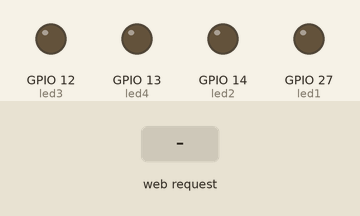
The sketch below on a simulated ESP32. On the bench: output pins drawn as LEDs (lit = HIGH). The test bench sets the inputs (shaded band). WiFi joins after 1.5 s; servers stay silent unless stated; what the sketch prints to the serial monitor is not drawn.

Above: at 3.7 s.
3.8 s: HTTP request GET /led1/on received
At 4.7 s:
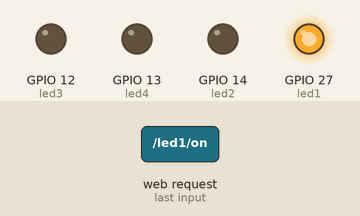
5.3 s: HTTP request GET /led2/on received
At 5.9 s:
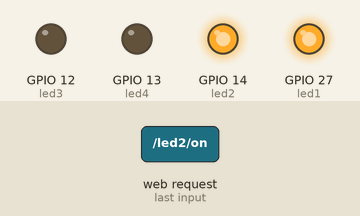
6.8 s: HTTP request GET /led1/off received
At 8.0 s:
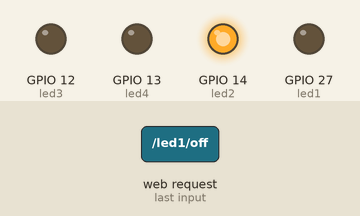
8.3 s: HTTP request GET /led3/on received
At 9.4 s:
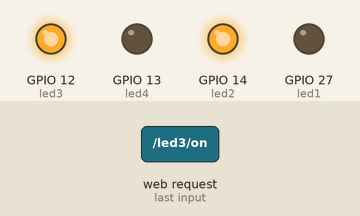
9.8 s: HTTP request GET /led2/off received
At 10.5 s:
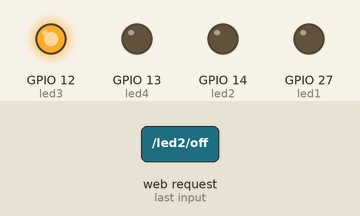
11.3 s: HTTP request GET /led4/on received
At 11.7 s:
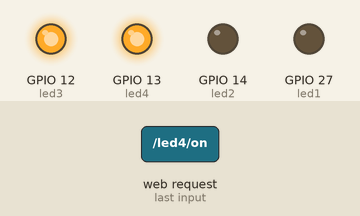
Timing chart, 0 to 13.8 s (numbered marks = the images above; inputs shaded):
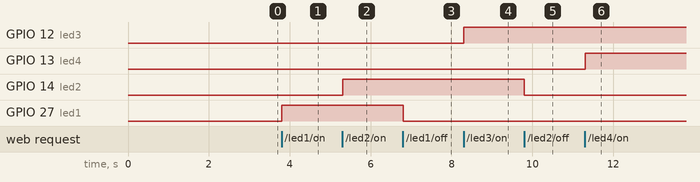

Measured:
- after the input at 3.8 s, GPIO 27 (led1): LOW → HIGH at once
- after the input at 5.3 s, GPIO 14 (led2): LOW → HIGH at once
- after the input at 6.8 s, GPIO 27 (led1): HIGH → LOW at once
- after the input at 8.3 s, GPIO 12 (led3): LOW → HIGH at once
- after the input at 9.8 s, GPIO 14 (led2): HIGH → LOW at once
- after the input at 11.3 s, GPIO 13 (led4): LOW → HIGH at once

The sketch:

Ledcontrol_webserver.ino
```cpp
  #include <WiFi.h>
  // Replace with your network credentials
  const char* ssid = "YOUR_WIFI_NAME";
const char* password = "YOUR_PASSWORD";
  // Set web server port number to 80
  WiFiServer server(80);
  // Variable to store the HTTP request
  String header;
  // Auxiliary variables to store the current output state
  String led1_state = "off";
  String led2_state = "off";
  String led3_state = "off";
  String led4_state = "off";
  // Assign output variables to GPIO pins
  const int led1 = 27;
  const int led2 = 14;
  const int led3 = 12;
  const int led4 = 13;
  // Current time
  unsigned long currentTime = millis();
  // Previous time
  unsigned long previousTime = 0;
  // Define timeout time in milliseconds (example: 2000ms = 2s)
  const long timeoutTime = 2000;

  void setup() {
    Serial.begin(115200);
    delay(1000);

    pinMode(led1, OUTPUT);     // Initialize the output variables as outputs
    pinMode(led2, OUTPUT);
    pinMode(led3, OUTPUT);
    pinMode(led4, OUTPUT);

    digitalWrite(led1, LOW);    // Set outputs to LOW
    digitalWrite(led2, LOW);
    digitalWrite(led3, LOW);
    digitalWrite(led4, LOW);

    Serial.print("Connecting to ");  // Connect to Wi-Fi network with SSID and password
    Serial.println(ssid);
    WiFi.begin(ssid, password);

    int attempt = 0;
    while (WiFi.status() != WL_CONNECTED && attempt < 20) {
      delay(500);
      Serial.print(".");
      attempt++;
    }

    if (WiFi.status() == WL_CONNECTED) {
      // Print local IP address and start web server
      Serial.println("");
      Serial.println("WiFi connected.");
      Serial.println("IP address: ");
      Serial.println(WiFi.localIP());
      server.begin();
    } else {
      Serial.println("");
      Serial.println("Failed to connect to WiFi.");
    }
  }

  void loop() {
    WiFiClient client = server.available();   // Listen for incoming clients

    if (client) {                             // If a new client connects,
      currentTime = millis();
      previousTime = currentTime;
      Serial.println("New Client.");          // Print a message out in the serial port
      String currentLine = "";                // Make a String to hold incoming data from the client
      while (client.connected() && currentTime - previousTime <= timeoutTime) {  // Loop while the client's connected
        currentTime = millis();
        if (client.available()) {             // If there's bytes to read from the client,
          char c = client.read();             // Read a byte, then
          Serial.write(c);                    // Print it out the serial monitor
          header += c;
          if (c == '\n') {                    // If the byte is a newline character
            // If the current line is blank, you got two newline characters in a row.
            // That's the end of the client HTTP request, so send a response:
            if (currentLine.length() == 0) {
              // HTTP headers always start with a response code (e.g. HTTP/1.1 200 OK)
              // and a content-type so the client knows what's coming, then a blank line:
              client.println("HTTP/1.1 200 OK");
              client.println("Content-type:text/html");
              client.println("Connection: close");
              client.println();

              // Turns the GPIOs on and off
              if (header.indexOf("GET /led1/on") >= 0) {
                Serial.println("LED 1 on");
                led1_state = "on";
                digitalWrite(led1, HIGH);
              } else if (header.indexOf("GET /led1/off") >= 0) {
                Serial.println("LED 1 off");
                led1_state = "off";
                digitalWrite(led1, LOW);
              } else if (header.indexOf("GET /led2/on") >= 0) {
                Serial.println("LED 2 on");
                led2_state = "on";
                digitalWrite(led2, HIGH);
              } else if (header.indexOf("GET /led2/off") >= 0) {
                Serial.println("LED 2 off");
                led2_state = "off";
                digitalWrite(led2, LOW);
              } else if (header.indexOf("GET /led3/on") >= 0) {
                Serial.println("LED 3 on");
                led3_state = "on";
                digitalWrite(led3, HIGH);
              } else if (header.indexOf("GET /led3/off") >= 0) {
                Serial.println("LED 3 off");
                led3_state = "off";
                digitalWrite(led3, LOW);
              } else if (header.indexOf("GET /led4/on") >= 0) {
                Serial.println("LED 4 on");
                led4_state = "on";
                digitalWrite(led4, HIGH);
              } else if (header.indexOf("GET /led4/off") >= 0) {
                Serial.println("LED 4 off");
                led4_state = "off";
                digitalWrite(led4, LOW);
              }

              // Display the HTML web page
              client.println("<!DOCTYPE html><html>");
              client.println("<head><meta name=\"viewport\" content=\"width=device-width, initial-scale=1\">");
              client.println("<link rel=\"icon\" href=\"data:,\">");
              // CSS to style the on/off buttons
              // Feel free to change the background-color and font-size attributes to fit your preferences
              client.println("<style>html { font-family: Helvetica; display: inline-block; margin: 0px auto; text-align: center;}");
              client.println(".button { background-color: #4CAF50; border: none; color: white; padding: 16px 40px;");
              client.println("text-decoration: none; font-size: 30px; margin: 2px; cursor: pointer;}");
              client.println(".button2 {background-color: #555555;}</style></head>");

              // Web Page Heading
              client.println("<body><h1>ESP32 Web Server</h1>");

              // Display current state, and ON/OFF buttons for each LED
              client.println("<p>LED 1 - State " + led1_state + "</p>");
              if (led1_state == "off") {
                client.println("<p><a href=\"/led1/on\"><button class=\"button\">ON</button></a></p>");
              } else {
                client.println("<p><a href=\"/led1/off\"><button class=\"button button2\">OFF</button></a></p>");
              }

              client.println("<p>LED 2 - State " + led2_state + "</p>");
              if (led2_state == "off") {
                client.println("<p><a href=\"/led2/on\"><button class=\"button\">ON</button></a></p>");
              } else {
                client.println("<p><a href=\"/led2/off\"><button class=\"button button2\">OFF</button></a></p>");
              }

              client.println("<p>LED 3 - State " + led3_state + "</p>");
              if (led3_state == "off") {
                client.println("<p><a href=\"/led3/on\"><button class=\"button\">ON</button></a></p>");
              } else {
                client.println("<p><a href=\"/led3/off\"><button class=\"button button2\">OFF</button></a></p>");
              }

              client.println("<p>LED 4 - State " + led4_state + "</p>");
              if (led4_state == "off") {
                client.println("<p><a href=\"/led4/on\"><button class=\"button\">ON</button></a></p>");
              } else {
                client.println("<p><a href=\"/led4/off\"><button class=\"button button2\">OFF</button></a></p>");
              }

              client.println("</body></html>");

              // The HTTP response ends with another blank line
              client.println();
              // Break out of the while loop
              break;
            } else { // If you got a newline, then clear currentLine
              currentLine = "";
            }
          } else if (c != '\r') {  // If you got anything else but a carriage return character,
            currentLine += c;      // Add it to the end of the currentLine
          }
        }
      }

      // Clear the header variable
      header = "";
      // Close the connection
      client.stop();
      Serial.println("Client disconnected.");
      Serial.println("");
    }
  }
```
